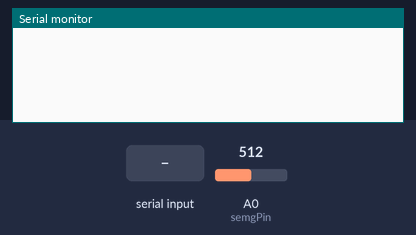
Recording of a sketch running on a simulated Arduino Uno, built with avr-gcc and run on an emulated ATmega328P. Parts: the last lines printed to the serial monitor. Inputs (shaded band) come from the test bench; at power-on: A0 (semgPin) = 512.

Above: at 1.2 s.
1.3 s: "s" received over Serial
At 2.1 s:
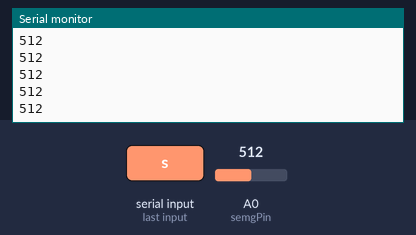
3.2 s: A0 (semgPin) set to 716
At 3.7 s:
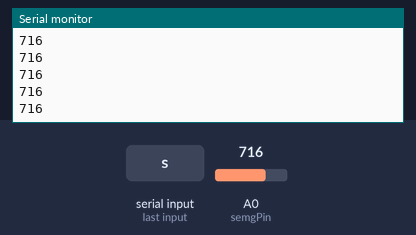
4.7 s: A0 (semgPin) set to 900
At 5.6 s:
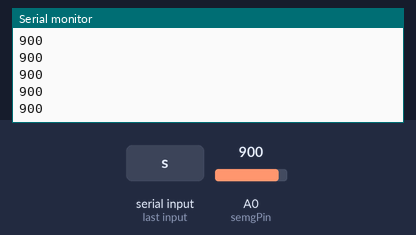
Timing chart, 0 to 7.7 s (numbered marks = the images above; inputs shaded):
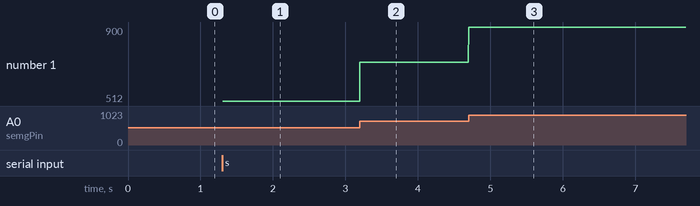

The sketch:

sEMG_demo.ino
```cpp
#define semgPin A0

const float freq = 200.0;
const unsigned long period = 1000000 / freq;

unsigned long last_time = 0;
int emgValue = 0;

bool running = false;

void setup() {
  Serial.begin(115200);
  pinMode(semgPin, INPUT);
}

void loop() {
  if(Serial.available() > 0){
    char command = Serial.read();

    if(command == 's'){
      running = true;
      last_time = micros();
    }
    else if (command == 'e'){
      running = false;
    }

    while(Serial.available() > 0){
      Serial.read();
    }
  }

  if(running){
    unsigned long current_time = micros();
    if(current_time - last_time >= period){
      last_time += period;

      emgValue = analogRead(semgPin);
      Serial.println(emgValue);
    }
  }
}
```

Measured:
- after the input at 1.3 s, the serial monitor: prints a new line at once (image 1)
- after the input at 3.2 s, the serial monitor: prints a new line at once (image 2)
- after the input at 4.7 s, the serial monitor: prints a new line at once (image 3)
- plotted number 1: 512 → 716 after the input at 3.2 s, 716 → 900 after the input at 4.7 s
